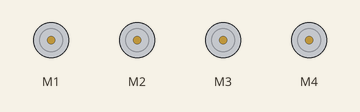
Recording of a program running on a simulated Arduino Uno, built with avr-gcc and run on an emulated ATmega328P. On the bench: 4 × DC motor (green arrow = forward, orange = backward, longer = faster).

Above: at 10.7 s.
Timing chart, 0 to 14.6 s (numbered marks = the images above):
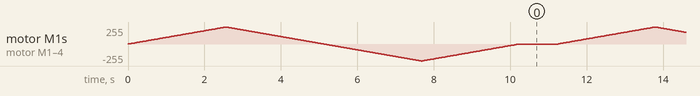

The program:

main.cpp
```cpp
#include <Arduino.h>
#include <AFMotor.h>

AF_DCMotor motor1(1);
AF_DCMotor motor2(2);
AF_DCMotor motor3(3);
AF_DCMotor motor4(4);
AF_DCMotor motors[4] = {motor1, motor2, motor3, motor4};

void setup() {
  for (int m = 0; m <4; m++) {
    motors[m].setSpeed(200);
    motors[m].run(RELEASE);
  }

}

void loop() {
  uint8_t i;

  for (int m = 0; m < 4; m++) {
    motors[m].run(FORWARD);
  }

  for (i=0; i<255; i++) {
    for (int m = 0; m < 4; m++) {
      motors[m].setSpeed(i);
    }

    delay(10);
  }

  for (i=255; i>00; i--) {
    for (int m = 0; m < 4; m++) {
      motors[m].setSpeed(i);
    }

    delay(10);
  }

  for (int m = 0; m < 4; m++) {
    motors[m].run(BACKWARD);
  }

  for (i=0; i<255; i++) {
    for (int m = 0; m < 4; m++) {
      motors[m].setSpeed(i);
    }

    delay(10);
  }

  for (i=255; i!=0; i--) {
    for (int m = 0; m < 4; m++) {
      motors[m].setSpeed(i);
    }

    delay(10);
  }

  for (int m = 0; m < 4; m++) {
    motors[m].run(RELEASE);
  }


  delay(1000);
}
```
